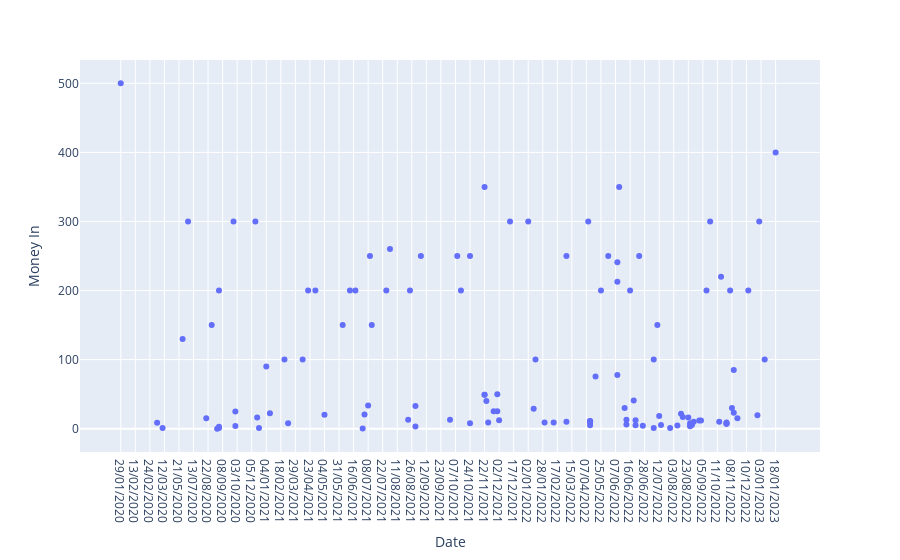

Source (notebook cell):
### Markdown cell above
## Plots

### Code cell
## Plot the scatterplot using Plotly.
fig = px.scatter(df_monzo_full, x='Date', y='Money In')
# fig.update_traces(mode='markers+lines')
fig.show()

### Figure 1 — Plotly figure (JSON) as saved in the notebook; plotly's stock layout.template omitted (floating-point values rounded to 4 significant figures; data arrays with more than 128 entries replaced by an {"elided": "..."} marker saying what was removed)
{"data": [{"hovertemplate": "Date=%{x}<br>Money In=%{y}<extra></extra>", "legendgroup": "", "marker": {"color": "#636efa", "symbol": "circle"}, "mode": "markers", "name": "", "orientation": "v", "showlegend": false, "type": "scatter", "x": {"elided": "866 str values"}, "xaxis": "x", "y": {"elided": "866 float values"}, "yaxis": "y"}], "layout": {"legend": {"tracegroupgap": 0}, "margin": {"t": 60}, "xaxis": {"anchor": "y", "domain": [0, 1], "title": {"text": "Date"}}, "yaxis": {"anchor": "x", "domain": [0, 1], "title": {"text": "Money In"}}}}
